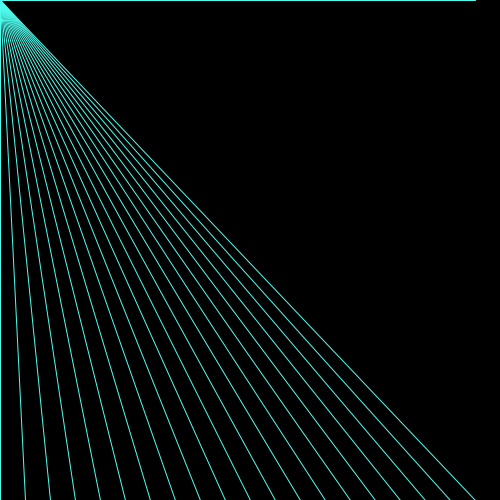
Frame 1 (no input)
Frame 60 (the mouse pressed at the canvas centre just before this capture): identical to frame 1, image omitted
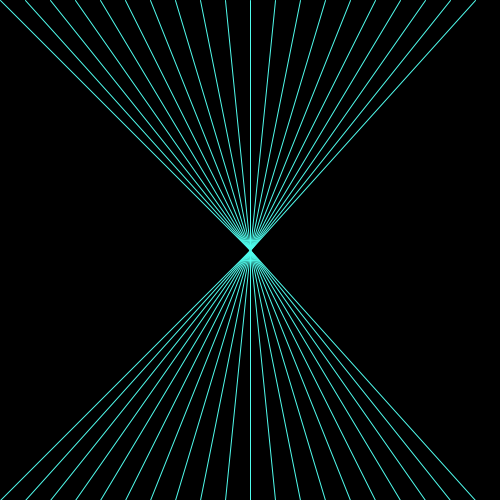
Frame 120 (the mouse held since frame 60 and released just before this capture)

The Processing sketch that drew these frames (run headless with seeded random() and noise(); from frame 60 on, the mouse is pressed at the canvas centre):

// Processing sketch: processing_38045
// ── processing_38045.pde

int numlines = 20;
int Y1 = 0;
int Y2 = 500;
void setup()
{
  size(500,500);
  background(0);
  smooth();
  stroke(79, 252, 237);
}
void draw()
{
  background(0);
  int X1 = 0;
  for (int i = 0; i< numlines; i++)
  {
    line(X1, Y1, mouseX, mouseY);
    line(X1, Y2, mouseX, mouseY);
    X1 += 25;
  }
}
                
                
